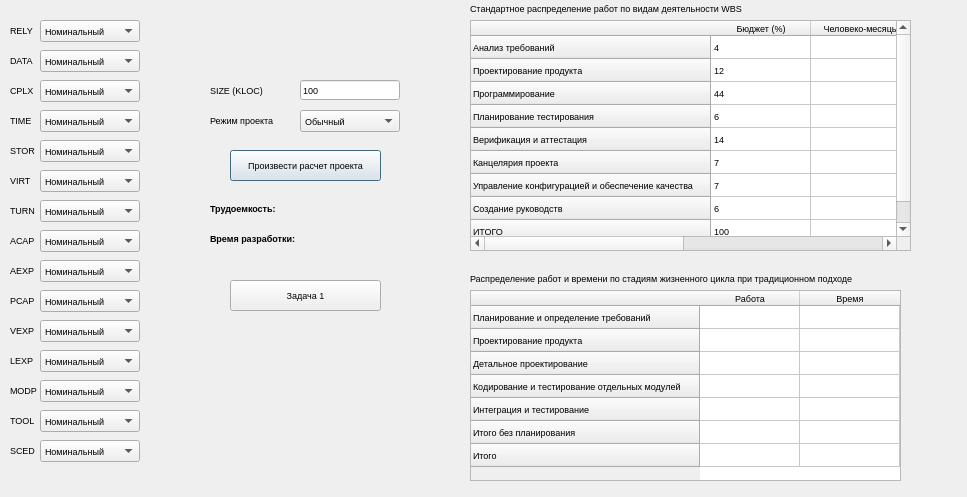
<?xml version="1.0" encoding="UTF-8"?>
<ui version="4.0">
 <class>Dialog</class>
 <widget class="QDialog" name="Dialog">
  <property name="geometry">
   <rect>
    <x>0</x>
    <y>0</y>
    <width>967</width>
    <height>497</height>
   </rect>
  </property>
  <property name="windowTitle">
   <string>COCOMO</string>
  </property>
  <widget class="QComboBox" name="comboBox_1">
   <property name="geometry">
    <rect>
     <x>40</x>
     <y>20</y>
     <width>100</width>
     <height>22</height>
    </rect>
   </property>
   <property name="font">
    <font>
     <pointsize>7</pointsize>
    </font>
   </property>
   <property name="currentIndex">
    <number>2</number>
   </property>
   <item>
    <property name="text">
     <string>Очень низкий</string>
    </property>
   </item>
   <item>
    <property name="text">
     <string>Низкий</string>
    </property>
   </item>
   <item>
    <property name="text">
     <string>Номинальный</string>
    </property>
   </item>
   <item>
    <property name="text">
     <string>Высокий</string>
    </property>
   </item>
   <item>
    <property name="text">
     <string>Очень высокий</string>
    </property>
   </item>
  </widget>
  <widget class="QComboBox" name="comboBox_2">
   <property name="geometry">
    <rect>
     <x>40</x>
     <y>50</y>
     <width>100</width>
     <height>22</height>
    </rect>
   </property>
   <property name="font">
    <font>
     <pointsize>7</pointsize>
    </font>
   </property>
   <property name="currentIndex">
    <number>1</number>
   </property>
   <item>
    <property name="text">
     <string>Низкий</string>
    </property>
   </item>
   <item>
    <property name="text">
     <string>Номинальный</string>
    </property>
   </item>
   <item>
    <property name="text">
     <string>Высокий</string>
    </property>
   </item>
   <item>
    <property name="text">
     <string>Очень высокий</string>
    </property>
   </item>
  </widget>
  <widget class="QLabel" name="label">
   <property name="geometry">
    <rect>
     <x>10</x>
     <y>20</y>
     <width>39</width>
     <height>21</height>
    </rect>
   </property>
   <property name="font">
    <font>
     <pointsize>7</pointsize>
    </font>
   </property>
   <property name="text">
    <string>RELY</string>
   </property>
  </widget>
  <widget class="QLabel" name="label_2">
   <property name="geometry">
    <rect>
     <x>10</x>
     <y>50</y>
     <width>39</width>
     <height>21</height>
    </rect>
   </property>
   <property name="font">
    <font>
     <pointsize>7</pointsize>
    </font>
   </property>
   <property name="text">
    <string>DATA</string>
   </property>
  </widget>
  <widget class="QLabel" name="label_3">
   <property name="geometry">
    <rect>
     <x>10</x>
     <y>80</y>
     <width>39</width>
     <height>21</height>
    </rect>
   </property>
   <property name="font">
    <font>
     <pointsize>7</pointsize>
    </font>
   </property>
   <property name="text">
    <string>CPLX</string>
   </property>
  </widget>
  <widget class="QLabel" name="label_4">
   <property name="geometry">
    <rect>
     <x>10</x>
     <y>110</y>
     <width>39</width>
     <height>21</height>
    </rect>
   </property>
   <property name="font">
    <font>
     <pointsize>7</pointsize>
    </font>
   </property>
   <property name="text">
    <string>TIME</string>
   </property>
  </widget>
  <widget class="QLabel" name="label_5">
   <property name="geometry">
    <rect>
     <x>10</x>
     <y>140</y>
     <width>39</width>
     <height>21</height>
    </rect>
   </property>
   <property name="font">
    <font>
     <pointsize>7</pointsize>
    </font>
   </property>
   <property name="text">
    <string>STOR</string>
   </property>
  </widget>
  <widget class="QLabel" name="label_6">
   <property name="geometry">
    <rect>
     <x>10</x>
     <y>170</y>
     <width>39</width>
     <height>21</height>
    </rect>
   </property>
   <property name="font">
    <font>
     <pointsize>7</pointsize>
    </font>
   </property>
   <property name="text">
    <string>VIRT</string>
   </property>
  </widget>
  <widget class="QLabel" name="label_7">
   <property name="geometry">
    <rect>
     <x>10</x>
     <y>200</y>
     <width>39</width>
     <height>21</height>
    </rect>
   </property>
   <property name="font">
    <font>
     <pointsize>7</pointsize>
    </font>
   </property>
   <property name="text">
    <string>TURN</string>
   </property>
  </widget>
  <widget class="QLabel" name="label_8">
   <property name="geometry">
    <rect>
     <x>10</x>
     <y>230</y>
     <width>39</width>
     <height>21</height>
    </rect>
   </property>
   <property name="font">
    <font>
     <pointsize>7</pointsize>
    </font>
   </property>
   <property name="text">
    <string>ACAP</string>
   </property>
  </widget>
  <widget class="QLabel" name="label_9">
   <property name="geometry">
    <rect>
     <x>10</x>
     <y>260</y>
     <width>39</width>
     <height>21</height>
    </rect>
   </property>
   <property name="font">
    <font>
     <pointsize>7</pointsize>
    </font>
   </property>
   <property name="text">
    <string>AEXP</string>
   </property>
  </widget>
  <widget class="QLabel" name="label_10">
   <property name="geometry">
    <rect>
     <x>10</x>
     <y>290</y>
     <width>39</width>
     <height>21</height>
    </rect>
   </property>
   <property name="font">
    <font>
     <pointsize>7</pointsize>
    </font>
   </property>
   <property name="text">
    <string>PCAP</string>
   </property>
  </widget>
  <widget class="QLabel" name="label_11">
   <property name="geometry">
    <rect>
     <x>10</x>
     <y>320</y>
     <width>39</width>
     <height>21</height>
    </rect>
   </property>
   <property name="font">
    <font>
     <pointsize>7</pointsize>
    </font>
   </property>
   <property name="text">
    <string>VEXP</string>
   </property>
  </widget>
  <widget class="QLabel" name="label_12">
   <property name="geometry">
    <rect>
     <x>10</x>
     <y>350</y>
     <width>39</width>
     <height>21</height>
    </rect>
   </property>
   <property name="font">
    <font>
     <pointsize>7</pointsize>
    </font>
   </property>
   <property name="text">
    <string>LEXP</string>
   </property>
  </widget>
  <widget class="QLabel" name="label_13">
   <property name="geometry">
    <rect>
     <x>10</x>
     <y>380</y>
     <width>39</width>
     <height>21</height>
    </rect>
   </property>
   <property name="font">
    <font>
     <pointsize>7</pointsize>
    </font>
   </property>
   <property name="text">
    <string>MODP</string>
   </property>
  </widget>
  <widget class="QLabel" name="label_14">
   <property name="geometry">
    <rect>
     <x>10</x>
     <y>410</y>
     <width>39</width>
     <height>21</height>
    </rect>
   </property>
   <property name="font">
    <font>
     <pointsize>7</pointsize>
    </font>
   </property>
   <property name="text">
    <string>TOOL</string>
   </property>
  </widget>
  <widget class="QLabel" name="label_15">
   <property name="geometry">
    <rect>
     <x>10</x>
     <y>440</y>
     <width>39</width>
     <height>21</height>
    </rect>
   </property>
   <property name="font">
    <font>
     <pointsize>7</pointsize>
    </font>
   </property>
   <property name="text">
    <string>SCED</string>
   </property>
  </widget>
  <widget class="QComboBox" name="comboBox_3">
   <property name="geometry">
    <rect>
     <x>40</x>
     <y>80</y>
     <width>100</width>
     <height>22</height>
    </rect>
   </property>
   <property name="font">
    <font>
     <pointsize>7</pointsize>
    </font>
   </property>
   <property name="currentIndex">
    <number>2</number>
   </property>
   <item>
    <property name="text">
     <string>Очень низкий</string>
    </property>
   </item>
   <item>
    <property name="text">
     <string>Низкий</string>
    </property>
   </item>
   <item>
    <property name="text">
     <string>Номинальный</string>
    </property>
   </item>
   <item>
    <property name="text">
     <string>Высокий</string>
    </property>
   </item>
   <item>
    <property name="text">
     <string>Очень высокий</string>
    </property>
   </item>
  </widget>
  <widget class="QComboBox" name="comboBox_4">
   <property name="geometry">
    <rect>
     <x>40</x>
     <y>110</y>
     <width>100</width>
     <height>22</height>
    </rect>
   </property>
   <property name="font">
    <font>
     <pointsize>7</pointsize>
    </font>
   </property>
   <property name="currentIndex">
    <number>0</number>
   </property>
   <item>
    <property name="text">
     <string>Номинальный</string>
    </property>
   </item>
   <item>
    <property name="text">
     <string>Высокий</string>
    </property>
   </item>
   <item>
    <property name="text">
     <string>Очень высокий</string>
    </property>
   </item>
  </widget>
  <widget class="QComboBox" name="comboBox_5">
   <property name="geometry">
    <rect>
     <x>40</x>
     <y>140</y>
     <width>100</width>
     <height>22</height>
    </rect>
   </property>
   <property name="font">
    <font>
     <pointsize>7</pointsize>
    </font>
   </property>
   <property name="currentIndex">
    <number>0</number>
   </property>
   <item>
    <property name="text">
     <string>Номинальный</string>
    </property>
   </item>
   <item>
    <property name="text">
     <string>Высокий</string>
    </property>
   </item>
   <item>
    <property name="text">
     <string>Очень высокий</string>
    </property>
   </item>
  </widget>
  <widget class="QComboBox" name="comboBox_6">
   <property name="geometry">
    <rect>
     <x>40</x>
     <y>170</y>
     <width>100</width>
     <height>22</height>
    </rect>
   </property>
   <property name="font">
    <font>
     <pointsize>7</pointsize>
    </font>
   </property>
   <property name="currentIndex">
    <number>1</number>
   </property>
   <item>
    <property name="text">
     <string>Низкий</string>
    </property>
   </item>
   <item>
    <property name="text">
     <string>Номинальный</string>
    </property>
   </item>
   <item>
    <property name="text">
     <string>Высокий</string>
    </property>
   </item>
   <item>
    <property name="text">
     <string>Очень высокий</string>
    </property>
   </item>
  </widget>
  <widget class="QComboBox" name="comboBox_7">
   <property name="geometry">
    <rect>
     <x>40</x>
     <y>200</y>
     <width>100</width>
     <height>22</height>
    </rect>
   </property>
   <property name="font">
    <font>
     <pointsize>7</pointsize>
    </font>
   </property>
   <property name="currentIndex">
    <number>1</number>
   </property>
   <item>
    <property name="text">
     <string>Низкий</string>
    </property>
   </item>
   <item>
    <property name="text">
     <string>Номинальный</string>
    </property>
   </item>
   <item>
    <property name="text">
     <string>Высокий</string>
    </property>
   </item>
   <item>
    <property name="text">
     <string>Очень высокий</string>
    </property>
   </item>
  </widget>
  <widget class="QComboBox" name="comboBox_8">
   <property name="geometry">
    <rect>
     <x>40</x>
     <y>230</y>
     <width>100</width>
     <height>22</height>
    </rect>
   </property>
   <property name="font">
    <font>
     <pointsize>7</pointsize>
    </font>
   </property>
   <property name="currentIndex">
    <number>2</number>
   </property>
   <item>
    <property name="text">
     <string>Очень низкий</string>
    </property>
   </item>
   <item>
    <property name="text">
     <string>Низкий</string>
    </property>
   </item>
   <item>
    <property name="text">
     <string>Номинальный</string>
    </property>
   </item>
   <item>
    <property name="text">
     <string>Высокий</string>
    </property>
   </item>
   <item>
    <property name="text">
     <string>Очень высокий</string>
    </property>
   </item>
  </widget>
  <widget class="QComboBox" name="comboBox_9">
   <property name="geometry">
    <rect>
     <x>40</x>
     <y>260</y>
     <width>100</width>
     <height>22</height>
    </rect>
   </property>
   <property name="font">
    <font>
     <pointsize>7</pointsize>
    </font>
   </property>
   <property name="currentIndex">
    <number>2</number>
   </property>
   <item>
    <property name="text">
     <string>Очень низкий</string>
    </property>
   </item>
   <item>
    <property name="text">
     <string>Низкий</string>
    </property>
   </item>
   <item>
    <property name="text">
     <string>Номинальный</string>
    </property>
   </item>
   <item>
    <property name="text">
     <string>Высокий</string>
    </property>
   </item>
   <item>
    <property name="text">
     <string>Очень высокий</string>
    </property>
   </item>
  </widget>
  <widget class="QComboBox" name="comboBox_10">
   <property name="geometry">
    <rect>
     <x>40</x>
     <y>290</y>
     <width>100</width>
     <height>22</height>
    </rect>
   </property>
   <property name="font">
    <font>
     <pointsize>7</pointsize>
    </font>
   </property>
   <property name="currentIndex">
    <number>2</number>
   </property>
   <item>
    <property name="text">
     <string>Очень низкий</string>
    </property>
   </item>
   <item>
    <property name="text">
     <string>Низкий</string>
    </property>
   </item>
   <item>
    <property name="text">
     <string>Номинальный</string>
    </property>
   </item>
   <item>
    <property name="text">
     <string>Высокий</string>
    </property>
   </item>
   <item>
    <property name="text">
     <string>Очень высокий</string>
    </property>
   </item>
  </widget>
  <widget class="QComboBox" name="comboBox_11">
   <property name="geometry">
    <rect>
     <x>40</x>
     <y>320</y>
     <width>100</width>
     <height>22</height>
    </rect>
   </property>
   <property name="font">
    <font>
     <pointsize>7</pointsize>
    </font>
   </property>
   <property name="currentIndex">
    <number>2</number>
   </property>
   <item>
    <property name="text">
     <string>Очень низкий</string>
    </property>
   </item>
   <item>
    <property name="text">
     <string>Низкий</string>
    </property>
   </item>
   <item>
    <property name="text">
     <string>Номинальный</string>
    </property>
   </item>
   <item>
    <property name="text">
     <string>Высокий</string>
    </property>
   </item>
  </widget>
  <widget class="QComboBox" name="comboBox_12">
   <property name="geometry">
    <rect>
     <x>40</x>
     <y>350</y>
     <width>100</width>
     <height>22</height>
    </rect>
   </property>
   <property name="font">
    <font>
     <pointsize>7</pointsize>
    </font>
   </property>
   <property name="currentIndex">
    <number>2</number>
   </property>
   <item>
    <property name="text">
     <string>Очень низкий</string>
    </property>
   </item>
   <item>
    <property name="text">
     <string>Низкий</string>
    </property>
   </item>
   <item>
    <property name="text">
     <string>Номинальный</string>
    </property>
   </item>
   <item>
    <property name="text">
     <string>Высокий</string>
    </property>
   </item>
  </widget>
  <widget class="QComboBox" name="comboBox_13">
   <property name="geometry">
    <rect>
     <x>40</x>
     <y>380</y>
     <width>100</width>
     <height>22</height>
    </rect>
   </property>
   <property name="font">
    <font>
     <pointsize>7</pointsize>
    </font>
   </property>
   <property name="currentIndex">
    <number>2</number>
   </property>
   <item>
    <property name="text">
     <string>Очень низкий</string>
    </property>
   </item>
   <item>
    <property name="text">
     <string>Низкий</string>
    </property>
   </item>
   <item>
    <property name="text">
     <string>Номинальный</string>
    </property>
   </item>
   <item>
    <property name="text">
     <string>Высокий</string>
    </property>
   </item>
   <item>
    <property name="text">
     <string>Очень высокий</string>
    </property>
   </item>
  </widget>
  <widget class="QComboBox" name="comboBox_14">
   <property name="geometry">
    <rect>
     <x>40</x>
     <y>410</y>
     <width>100</width>
     <height>22</height>
    </rect>
   </property>
   <property name="font">
    <font>
     <pointsize>7</pointsize>
    </font>
   </property>
   <property name="currentIndex">
    <number>2</number>
   </property>
   <item>
    <property name="text">
     <string>Очень низкий</string>
    </property>
   </item>
   <item>
    <property name="text">
     <string>Низкий</string>
    </property>
   </item>
   <item>
    <property name="text">
     <string>Номинальный</string>
    </property>
   </item>
   <item>
    <property name="text">
     <string>Высокий</string>
    </property>
   </item>
   <item>
    <property name="text">
     <string>Очень высокий</string>
    </property>
   </item>
  </widget>
  <widget class="QComboBox" name="comboBox_15">
   <property name="geometry">
    <rect>
     <x>40</x>
     <y>440</y>
     <width>100</width>
     <height>22</height>
    </rect>
   </property>
   <property name="font">
    <font>
     <pointsize>7</pointsize>
    </font>
   </property>
   <property name="currentIndex">
    <number>2</number>
   </property>
   <item>
    <property name="text">
     <string>Очень низкий</string>
    </property>
   </item>
   <item>
    <property name="text">
     <string>Низкий</string>
    </property>
   </item>
   <item>
    <property name="text">
     <string>Номинальный</string>
    </property>
   </item>
   <item>
    <property name="text">
     <string>Высокий</string>
    </property>
   </item>
   <item>
    <property name="text">
     <string>Очень высокий</string>
    </property>
   </item>
  </widget>
  <widget class="QLineEdit" name="sizeEdit">
   <property name="geometry">
    <rect>
     <x>300</x>
     <y>80</y>
     <width>100</width>
     <height>20</height>
    </rect>
   </property>
   <property name="font">
    <font>
     <pointsize>7</pointsize>
    </font>
   </property>
   <property name="text">
    <string>100</string>
   </property>
  </widget>
  <widget class="QLabel" name="label_16">
   <property name="geometry">
    <rect>
     <x>210</x>
     <y>80</y>
     <width>81</width>
     <height>21</height>
    </rect>
   </property>
   <property name="font">
    <font>
     <pointsize>7</pointsize>
    </font>
   </property>
   <property name="text">
    <string>SIZE (KLOC)</string>
   </property>
  </widget>
  <widget class="QComboBox" name="comboBox_16">
   <property name="geometry">
    <rect>
     <x>300</x>
     <y>110</y>
     <width>100</width>
     <height>22</height>
    </rect>
   </property>
   <property name="font">
    <font>
     <pointsize>7</pointsize>
    </font>
   </property>
   <item>
    <property name="text">
     <string>Обычный</string>
    </property>
   </item>
   <item>
    <property name="text">
     <string>Промежуточный</string>
    </property>
   </item>
   <item>
    <property name="text">
     <string>Встроенный</string>
    </property>
   </item>
  </widget>
  <widget class="QLabel" name="label_17">
   <property name="geometry">
    <rect>
     <x>210</x>
     <y>110</y>
     <width>101</width>
     <height>21</height>
    </rect>
   </property>
   <property name="font">
    <font>
     <pointsize>7</pointsize>
    </font>
   </property>
   <property name="text">
    <string>Режим проекта</string>
   </property>
  </widget>
  <widget class="QLabel" name="pmLabel">
   <property name="geometry">
    <rect>
     <x>210</x>
     <y>200</y>
     <width>191</width>
     <height>16</height>
    </rect>
   </property>
   <property name="font">
    <font>
     <pointsize>7</pointsize>
     <weight>75</weight>
     <bold>true</bold>
    </font>
   </property>
   <property name="text">
    <string>Трудоемкость: </string>
   </property>
  </widget>
  <widget class="QLabel" name="tmLabel">
   <property name="geometry">
    <rect>
     <x>210</x>
     <y>230</y>
     <width>191</width>
     <height>16</height>
    </rect>
   </property>
   <property name="font">
    <font>
     <pointsize>7</pointsize>
     <weight>75</weight>
     <bold>true</bold>
    </font>
   </property>
   <property name="text">
    <string>Время разработки:</string>
   </property>
  </widget>
  <widget class="QTableWidget" name="wbsTable">
   <property name="geometry">
    <rect>
     <x>470</x>
     <y>20</y>
     <width>441</width>
     <height>231</height>
    </rect>
   </property>
   <property name="font">
    <font>
     <pointsize>7</pointsize>
    </font>
   </property>
   <property name="autoScrollMargin">
    <number>10</number>
   </property>
   <attribute name="horizontalHeaderCascadingSectionResizes">
    <bool>true</bool>
   </attribute>
   <attribute name="horizontalHeaderMinimumSectionSize">
    <number>20</number>
   </attribute>
   <attribute name="horizontalHeaderDefaultSectionSize">
    <number>100</number>
   </attribute>
   <attribute name="verticalHeaderMinimumSectionSize">
    <number>10</number>
   </attribute>
   <attribute name="verticalHeaderDefaultSectionSize">
    <number>23</number>
   </attribute>
   <row>
    <property name="text">
     <string>Анализ требований</string>
    </property>
    <property name="font">
     <font>
      <pointsize>7</pointsize>
     </font>
    </property>
   </row>
   <row>
    <property name="text">
     <string>Проектирование продукта</string>
    </property>
   </row>
   <row>
    <property name="text">
     <string>Программирование</string>
    </property>
   </row>
   <row>
    <property name="text">
     <string>Планирование тестирования</string>
    </property>
   </row>
   <row>
    <property name="text">
     <string>Верификация и аттестация</string>
    </property>
   </row>
   <row>
    <property name="text">
     <string>Канцелярия проекта</string>
    </property>
   </row>
   <row>
    <property name="text">
     <string>Управление конфигурацией и обеспечение качества</string>
    </property>
   </row>
   <row>
    <property name="text">
     <string>Создание руководств</string>
    </property>
   </row>
   <row>
    <property name="text">
     <string>ИТОГО</string>
    </property>
   </row>
   <column>
    <property name="text">
     <string>Бюджет (%)</string>
    </property>
    <property name="font">
     <font>
      <pointsize>7</pointsize>
     </font>
    </property>
    <property name="textAlignment">
     <set>AlignCenter</set>
    </property>
   </column>
   <column>
    <property name="text">
     <string>Человеко-месяцы</string>
    </property>
   </column>
   <item row="0" column="0">
    <property name="text">
     <string>4</string>
    </property>
    <property name="font">
     <font>
      <pointsize>7</pointsize>
     </font>
    </property>
    <property name="textAlignment">
     <set>AlignLeading|AlignVCenter</set>
    </property>
   </item>
   <item row="0" column="1">
    <property name="text">
     <string/>
    </property>
    <property name="font">
     <font>
      <pointsize>7</pointsize>
     </font>
    </property>
    <property name="textAlignment">
     <set>AlignTrailing|AlignVCenter</set>
    </property>
   </item>
   <item row="1" column="0">
    <property name="text">
     <string>12</string>
    </property>
    <property name="font">
     <font>
      <pointsize>7</pointsize>
     </font>
    </property>
    <property name="textAlignment">
     <set>AlignLeading|AlignVCenter</set>
    </property>
   </item>
   <item row="1" column="1">
    <property name="text">
     <string/>
    </property>
    <property name="font">
     <font>
      <pointsize>7</pointsize>
     </font>
    </property>
    <property name="textAlignment">
     <set>AlignTrailing|AlignVCenter</set>
    </property>
   </item>
   <item row="2" column="0">
    <property name="text">
     <string>44</string>
    </property>
    <property name="font">
     <font>
      <pointsize>7</pointsize>
     </font>
    </property>
    <property name="textAlignment">
     <set>AlignLeading|AlignVCenter</set>
    </property>
   </item>
   <item row="2" column="1">
    <property name="text">
     <string/>
    </property>
    <property name="font">
     <font>
      <pointsize>7</pointsize>
     </font>
    </property>
    <property name="textAlignment">
     <set>AlignTrailing|AlignVCenter</set>
    </property>
   </item>
   <item row="3" column="0">
    <property name="text">
     <string>6</string>
    </property>
    <property name="font">
     <font>
      <pointsize>7</pointsize>
     </font>
    </property>
    <property name="textAlignment">
     <set>AlignLeading|AlignVCenter</set>
    </property>
   </item>
   <item row="3" column="1">
    <property name="text">
     <string/>
    </property>
    <property name="font">
     <font>
      <pointsize>7</pointsize>
     </font>
    </property>
    <property name="textAlignment">
     <set>AlignTrailing|AlignVCenter</set>
    </property>
   </item>
   <item row="4" column="0">
    <property name="text">
     <string>14</string>
    </property>
    <property name="font">
     <font>
      <pointsize>7</pointsize>
     </font>
    </property>
    <property name="textAlignment">
     <set>AlignLeading|AlignVCenter</set>
    </property>
   </item>
   <item row="4" column="1">
    <property name="text">
     <string/>
    </property>
    <property name="font">
     <font>
      <pointsize>7</pointsize>
     </font>
    </property>
    <property name="textAlignment">
     <set>AlignTrailing|AlignVCenter</set>
    </property>
   </item>
   <item row="5" column="0">
    <property name="text">
     <string>7</string>
    </property>
    <property name="font">
     <font>
      <pointsize>7</pointsize>
     </font>
    </property>
    <property name="textAlignment">
     <set>AlignLeading|AlignVCenter</set>
    </property>
   </item>
   <item row="5" column="1">
    <property name="text">
     <string/>
    </property>
    <property name="font">
     <font>
      <pointsize>7</pointsize>
     </font>
    </property>
    <property name="textAlignment">
     <set>AlignTrailing|AlignVCenter</set>
    </property>
   </item>
   <item row="6" column="0">
    <property name="text">
     <string>7</string>
    </property>
    <property name="font">
     <font>
      <pointsize>7</pointsize>
     </font>
    </property>
    <property name="textAlignment">
     <set>AlignLeading|AlignVCenter</set>
    </property>
   </item>
   <item row="6" column="1">
    <property name="text">
     <string/>
    </property>
    <property name="font">
     <font>
      <pointsize>7</pointsize>
     </font>
    </property>
    <property name="textAlignment">
     <set>AlignTrailing|AlignVCenter</set>
    </property>
   </item>
   <item row="7" column="0">
    <property name="text">
     <string>6</string>
    </property>
    <property name="font">
     <font>
      <pointsize>7</pointsize>
      <kerning>true</kerning>
     </font>
    </property>
    <property name="textAlignment">
     <set>AlignLeading|AlignVCenter</set>
    </property>
   </item>
   <item row="7" column="1">
    <property name="text">
     <string/>
    </property>
    <property name="font">
     <font>
      <pointsize>7</pointsize>
     </font>
    </property>
    <property name="textAlignment">
     <set>AlignTrailing|AlignVCenter</set>
    </property>
   </item>
   <item row="8" column="0">
    <property name="text">
     <string>100</string>
    </property>
    <property name="font">
     <font>
      <pointsize>7</pointsize>
     </font>
    </property>
    <property name="textAlignment">
     <set>AlignLeading|AlignVCenter</set>
    </property>
   </item>
   <item row="8" column="1">
    <property name="text">
     <string/>
    </property>
    <property name="font">
     <font>
      <pointsize>7</pointsize>
     </font>
    </property>
    <property name="textAlignment">
     <set>AlignTrailing|AlignVCenter</set>
    </property>
   </item>
  </widget>
  <widget class="QLabel" name="label_18">
   <property name="geometry">
    <rect>
     <x>470</x>
     <y>0</y>
     <width>531</width>
     <height>16</height>
    </rect>
   </property>
   <property name="font">
    <font>
     <pointsize>7</pointsize>
    </font>
   </property>
   <property name="text">
    <string>Стандартное распределение работ по видам деятельности WBS</string>
   </property>
  </widget>
  <widget class="QTableWidget" name="classicTable">
   <property name="geometry">
    <rect>
     <x>470</x>
     <y>290</y>
     <width>431</width>
     <height>191</height>
    </rect>
   </property>
   <property name="font">
    <font>
     <pointsize>7</pointsize>
    </font>
   </property>
   <property name="autoScrollMargin">
    <number>10</number>
   </property>
   <attribute name="horizontalHeaderMinimumSectionSize">
    <number>20</number>
   </attribute>
   <attribute name="verticalHeaderVisible">
    <bool>true</bool>
   </attribute>
   <attribute name="verticalHeaderCascadingSectionResizes">
    <bool>false</bool>
   </attribute>
   <attribute name="verticalHeaderMinimumSectionSize">
    <number>10</number>
   </attribute>
   <attribute name="verticalHeaderDefaultSectionSize">
    <number>23</number>
   </attribute>
   <attribute name="verticalHeaderHighlightSections">
    <bool>true</bool>
   </attribute>
   <attribute name="verticalHeaderShowSortIndicator" stdset="0">
    <bool>false</bool>
   </attribute>
   <attribute name="verticalHeaderStretchLastSection">
    <bool>false</bool>
   </attribute>
   <row>
    <property name="text">
     <string>Планирование и определение требований</string>
    </property>
   </row>
   <row>
    <property name="text">
     <string>Проектирование продукта</string>
    </property>
   </row>
   <row>
    <property name="text">
     <string>Детальное проектирование</string>
    </property>
   </row>
   <row>
    <property name="text">
     <string>Кодирование и тестирование отдельных модулей</string>
    </property>
   </row>
   <row>
    <property name="text">
     <string>Интеграция и тестирование</string>
    </property>
   </row>
   <row>
    <property name="text">
     <string>Итого без планирования</string>
    </property>
   </row>
   <row>
    <property name="text">
     <string>Итого</string>
    </property>
   </row>
   <column>
    <property name="text">
     <string>Работа</string>
    </property>
   </column>
   <column>
    <property name="text">
     <string>Время</string>
    </property>
   </column>
   <item row="0" column="0">
    <property name="textAlignment">
     <set>AlignTrailing|AlignVCenter</set>
    </property>
   </item>
   <item row="0" column="1">
    <property name="textAlignment">
     <set>AlignTrailing|AlignVCenter</set>
    </property>
   </item>
   <item row="1" column="0">
    <property name="textAlignment">
     <set>AlignTrailing|AlignVCenter</set>
    </property>
   </item>
   <item row="1" column="1">
    <property name="textAlignment">
     <set>AlignTrailing|AlignVCenter</set>
    </property>
   </item>
   <item row="2" column="0">
    <property name="textAlignment">
     <set>AlignTrailing|AlignVCenter</set>
    </property>
   </item>
   <item row="2" column="1">
    <property name="textAlignment">
     <set>AlignTrailing|AlignVCenter</set>
    </property>
   </item>
   <item row="3" column="0">
    <property name="textAlignment">
     <set>AlignTrailing|AlignVCenter</set>
    </property>
   </item>
   <item row="3" column="1">
    <property name="textAlignment">
     <set>AlignTrailing|AlignVCenter</set>
    </property>
   </item>
   <item row="4" column="0">
    <property name="textAlignment">
     <set>AlignTrailing|AlignVCenter</set>
    </property>
   </item>
   <item row="4" column="1">
    <property name="textAlignment">
     <set>AlignTrailing|AlignVCenter</set>
    </property>
   </item>
   <item row="5" column="0">
    <property name="textAlignment">
     <set>AlignTrailing|AlignVCenter</set>
    </property>
   </item>
   <item row="5" column="1">
    <property name="textAlignment">
     <set>AlignTrailing|AlignVCenter</set>
    </property>
   </item>
   <item row="6" column="0">
    <property name="textAlignment">
     <set>AlignTrailing|AlignVCenter</set>
    </property>
   </item>
   <item row="6" column="1">
    <property name="textAlignment">
     <set>AlignTrailing|AlignVCenter</set>
    </property>
   </item>
  </widget>
  <widget class="QLabel" name="label_19">
   <property name="geometry">
    <rect>
     <x>470</x>
     <y>270</y>
     <width>591</width>
     <height>16</height>
    </rect>
   </property>
   <property name="font">
    <font>
     <pointsize>7</pointsize>
    </font>
   </property>
   <property name="text">
    <string>Распределение работ и времени по стадиям жизненного цикла при традиционном подходе</string>
   </property>
  </widget>
  <widget class="QPushButton" name="projectButton">
   <property name="geometry">
    <rect>
     <x>230</x>
     <y>150</y>
     <width>151</width>
     <height>31</height>
    </rect>
   </property>
   <property name="font">
    <font>
     <pointsize>7</pointsize>
    </font>
   </property>
   <property name="text">
    <string>Произвести расчет проекта</string>
   </property>
  </widget>
  <widget class="QPushButton" name="task1Button">
   <property name="geometry">
    <rect>
     <x>230</x>
     <y>280</y>
     <width>151</width>
     <height>31</height>
    </rect>
   </property>
   <property name="font">
    <font>
     <pointsize>7</pointsize>
    </font>
   </property>
   <property name="text">
    <string>Задача 1</string>
   </property>
  </widget>
 </widget>
 <resources/>
 <connections/>
</ui>
